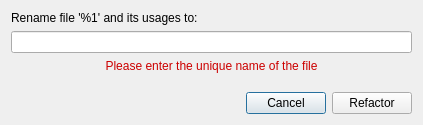
<?xml version="1.0" encoding="UTF-8"?>
<ui version="4.0">
 <class>RenameFileDialog</class>
 <widget class="QDialog" name="RenameFileDialog">
  <property name="geometry">
   <rect>
    <x>0</x>
    <y>0</y>
    <width>423</width>
    <height>125</height>
   </rect>
  </property>
  <property name="windowTitle">
   <string>Rename File</string>
  </property>
  <layout class="QVBoxLayout" name="verticalLayout">
   <item>
    <widget class="QLabel" name="m_info_label">
     <property name="text">
      <string>Rename file '%1' and its usages to:</string>
     </property>
    </widget>
   </item>
   <item>
    <widget class="QLineEdit" name="m_new_name_edit"/>
   </item>
   <item>
    <widget class="QLabel" name="m_file_name_error_label">
     <property name="text">
      <string>&lt;html&gt;&lt;head/&gt;&lt;body&gt;&lt;p&gt;&lt;span style=&quot; font-size:9pt; color:#cc0000;&quot;&gt;Please enter the unique name of the file&lt;/span&gt;&lt;/p&gt;&lt;/body&gt;&lt;/html&gt;</string>
     </property>
     <property name="alignment">
      <set>Qt::AlignCenter</set>
     </property>
    </widget>
   </item>
   <item>
    <spacer name="verticalSpacer">
     <property name="orientation">
      <enum>Qt::Vertical</enum>
     </property>
     <property name="sizeHint" stdset="0">
      <size>
       <width>20</width>
       <height>40</height>
      </size>
     </property>
    </spacer>
   </item>
   <item>
    <layout class="QHBoxLayout" name="horizontalLayout_3">
     <item>
      <spacer name="horizontalSpacer">
       <property name="orientation">
        <enum>Qt::Horizontal</enum>
       </property>
       <property name="sizeHint" stdset="0">
        <size>
         <width>40</width>
         <height>20</height>
        </size>
       </property>
      </spacer>
     </item>
     <item>
      <widget class="QPushButton" name="m_cancel_button">
       <property name="text">
        <string>Cancel</string>
       </property>
      </widget>
     </item>
     <item>
      <widget class="QPushButton" name="m_refactor_button">
       <property name="text">
        <string>Refactor</string>
       </property>
      </widget>
     </item>
    </layout>
   </item>
  </layout>
 </widget>
 <resources/>
 <connections/>
</ui>
